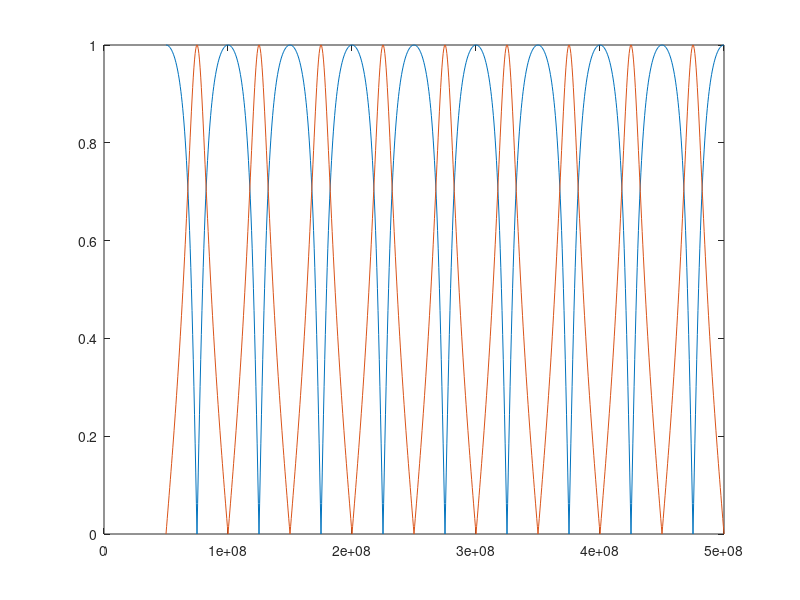

Reproduce this figure in MATLAB.
f = 5E7:5E5:5E8;
vp = 2E8;
g = (2*pi*f)./vp;

a1 = 1;
b1 = 0;
c1 = i*tan(g*2);
d1 = 1;

a2 = cosh(i*g*2);
b2 = sinh(i*g*2);
c2 = sinh(i*g*2);
d2 = cosh(i*g*2);

a = a1.*a2 + b1.*c2
b = a1.*b2 + b1.*d2
c = c1.*a2 + d1.*c2
d = c1.*b2 + d1.*d2

S11 = (a+b-c-d)./(a+b+c+d);
S21 = (2)./(a+b+c+d);

plot(f,abs(S21),f,abs(S11))
